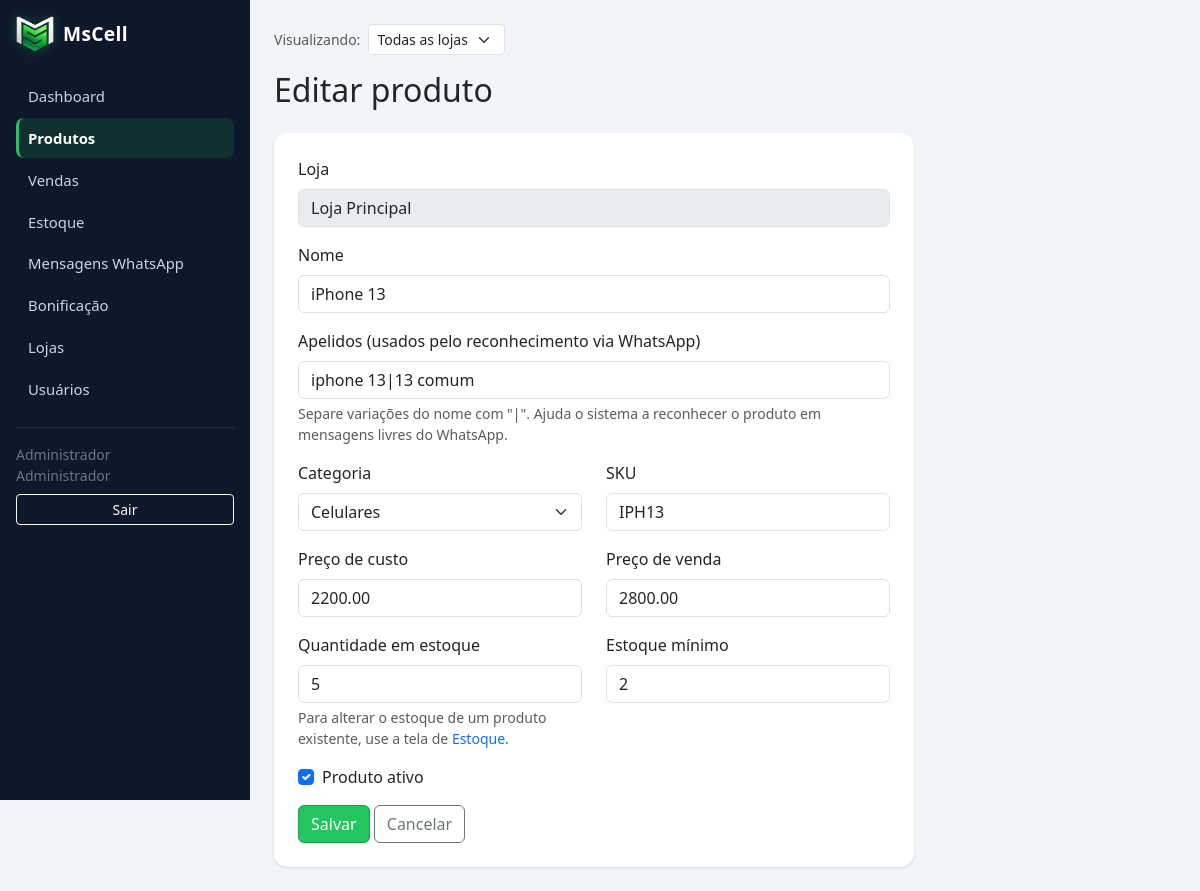
The app's page /produtos/form.php?id=2 (signed in) with its own data.
### tables this page shows
CREATE TABLE produtos (
    id                  INT UNSIGNED AUTO_INCREMENT PRIMARY KEY,
    loja_id             INT UNSIGNED NOT NULL,
    nome                VARCHAR(150) NOT NULL,
    apelidos            VARCHAR(255) NULL,
    categoria_id        INT UNSIGNED NULL,
    sku                 VARCHAR(60) NULL,
    preco_custo         DECIMAL(10,2) NOT NULL DEFAULT 0,
    preco_venda         DECIMAL(10,2) NOT NULL DEFAULT 0,
    quantidade_estoque  INT NOT NULL DEFAULT 0,
    estoque_minimo      INT NOT NULL DEFAULT 0,
    ativo               TINYINT(1) NOT NULL DEFAULT 1,
    criado_em           DATETIME NOT NULL DEFAULT CURRENT_TIMESTAMP,
    atualizado_em       DATETIME NOT NULL DEFAULT CURRENT_TIMESTAMP ON UPDATE CURRENT_TIMESTAMP,
    CONSTRAINT fk_produtos_categoria FOREIGN KEY (categoria_id) REFERENCES categorias(id)
        ON DELETE SET NULL,
    CONSTRAINT fk_produtos_loja FOREIGN KEY (loja_id) REFERENCES lojas(id),
    INDEX idx_produtos_nome (nome),
    INDEX idx_produtos_ativo (ativo),
    INDEX idx_produtos_loja (loja_id)
);

CREATE TABLE lojas (
    id               INT UNSIGNED AUTO_INCREMENT PRIMARY KEY,
    nome             VARCHAR(120) NOT NULL,
    endereco         VARCHAR(255) NULL,
    numero_whatsapp  VARCHAR(30) NULL UNIQUE,
    ativa            TINYINT(1) NOT NULL DEFAULT 1,
    criado_em        DATETIME NOT NULL DEFAULT CURRENT_TIMESTAMP
);

CREATE TABLE categorias (
    id      INT UNSIGNED AUTO_INCREMENT PRIMARY KEY,
    nome    VARCHAR(80) NOT NULL UNIQUE
);

### src/autoload.php (called while the page is built, shortened)
<?php
spl_autoload_register(function (string $class): void {
    $prefix = 'MsCell\\';
    $relative = substr($class, strlen($prefix));
    $path = __DIR__ . DIRECTORY_SEPARATOR . str_replace('\\', DIRECTORY_SEPARATOR, $relative) . '.php';
});

### src/Services/AuthService.php (called while the page is built, shortened)
<?php
class AuthService
{
    public static function papelAtual(): ?string
    {
        return $_SESSION['usuario_papel'] ?? null;
    }
    public static function podeVerTodasLojas(): bool
    {
        return self::papelAtual() === Usuario::PAPEL_ADMIN;
    }
}

### src/Config/Env.php (called while the page is built, shortened)
<?php
class Env
{
    public static function get(string $key, ?string $default = null): ?string
    {
        $value = $_ENV[$key] ?? getenv($key);
        return $value === false || $value === null ? $default : $value;
    }
}

### src/Config/Database.php (called while the page is built, shortened)
<?php
class Database
{
    private static ?PDO $instance = null;
    public static function getConnection(): PDO
    {
        if (self::$instance !== null) {
            return self::$instance;
        }
        $host = Env::get('DB_HOST', 'localhost');
        $port = Env::get('DB_PORT', '3306');
        $name = Env::get('DB_NAME', 'mscell');
        $user = Env::get('DB_USER', 'mscell_app');
        $pass = Env::get('DB_PASS', '');
        $socket = Env::get('DB_SOCKET');
        $dsn = $socket
            ? "mysql:unix_socket={$socket};dbname={$name};charset=utf8mb4"
            : "mysql:host={$host};port={$port};dbname={$name};charset=utf8mb4";
        try {
            self::$instance = new PDO($dsn, $user, $pass, [
                PDO::ATTR_ERRMODE => PDO::ERRMODE_EXCEPTION,
                PDO::ATTR_DEFAULT_FETCH_MODE => PDO::FETCH_ASSOC,
                PDO::ATTR_EMULATE_PREPARES => false,
            ]);
        } catch (PDOException $e) {
            error_log('[MsCell] Falha na conexao com o banco: ' . $e->getMessage());
            throw new PDOException('Nao foi possivel conectar ao banco de dados.', (int) $e->getCode());
        }
        return self::$instance;
    }
}

### src/Models/Produto.php (called while the page is built, shortened)
<?php
class Produto
{
    public static function buscarPorId(int $id, ?int $lojaId = null): ?array
    {
        $sql = 'SELECT p.*, c.nome AS categoria_nome, l.nome AS loja_nome
                FROM produtos p
                LEFT JOIN categorias c ON c.id = p.categoria_id
                LEFT JOIN lojas l ON l.id = p.loja_id
                WHERE p.id = ?';
        $params = [$id];
        $stmt = Database::getConnection()->prepare($sql);
        $stmt->execute($params);
        return $stmt->fetch() ?: null;
    }
    public static function categorias(): array
    {
        return Database::getConnection()
            ->query('SELECT id, nome FROM categorias ORDER BY nome')
            ->fetchAll();
    }
}

### public/produtos/form.php (the view, shortened to what this page needs)
<?php
$podeVerCusto = AuthService::papelAtual() === 'admin';
$id = isset($_GET['id']) ? (int) $_GET['id'] : null;
$restricaoLoja = AuthService::podeVerTodasLojas() ? null : AuthService::lojaId();
$produto = $id ? Produto::buscarPorId($id, $restricaoLoja) : null;
$categorias = Produto::categorias();
require __DIR__ . '/../partials/head.php';
require __DIR__ . '/../partials/layout_start.php';
?>
<h2 class="mb-4"><?= $id ? 'Editar produto' : 'Novo produto' ?></h2>
<div class="card card-stat p-4" style="max-width: 640px;">
    <form method="post" action="/produtos/form.php<?= $id ? '?id=' . $id : '' ?>">
        <?php if ($id): ?>
            <div class="mb-3">
                <label class="form-label">Loja</label>
                <input type="text" class="form-control" value="<?= htmlspecialchars($produto['loja_nome'] ?? '') ?>" disabled>
            </div>
        <?php endif; ?>
        <div class="mb-3">
            <label class="form-label">Nome</label>
            <input type="text" name="nome" class="form-control" required
                   value="<?= htmlspecialchars($produto['nome'] ?? '') ?>">
        </div>
        <div class="mb-3">
            <label class="form-label">Apelidos (usados pelo reconhecimento via WhatsApp)</label>
            <input type="text" name="apelidos" class="form-control"
                   placeholder="ex: iphone 15 pro max|15 pro max|15pm"
                   value="<?= htmlspecialchars($produto['apelidos'] ?? '') ?>">
            <div class="form-text">Separe variações do nome com "|". Ajuda o sistema a reconhecer o produto em mensagens livres do WhatsApp.</div>
        </div>
        <div class="row">
            <div class="col-md-6 mb-3">
                <label class="form-label">Categoria</label>
                <select name="categoria_id" class="form-select">
                    <?php foreach ($categorias as $c): ?>
                        <option value="<?= (int) $c['id'] ?>" <?= ($produto['categoria_id'] ?? null) == $c['id'] ? 'selected' : '' ?>>
                            <?= htmlspecialchars($c['nome']) ?>
                        </option>
                    <?php endforeach; ?>
                </select>
            </div>
            <div class="col-md-6 mb-3">
                <label class="form-label">SKU</label>
                <input type="text" name="sku" class="form-control" value="<?= htmlspecialchars($produto['sku'] ?? '') ?>">
            </div>
        </div>
        <div class="row">
            <?php if ($podeVerCusto): ?>
            <div class="col-md-6 mb-3">
                <label class="form-label">Preço de custo</label>
                <input type="text" name="preco_custo" class="form-control" required
                       value="<?= htmlspecialchars((string) ($produto['preco_custo'] ?? '0')) ?>">
            </div>
            <?php endif; ?>
            <div class="<?= $podeVerCusto ? 'col-md-6' : 'col-md-12' ?> mb-3">
                <label class="form-label">Preço de venda</label>
                <input type="text" name="preco_venda" class="form-control" required
                       value="<?= htmlspecialchars((string) ($produto['preco_venda'] ?? '0')) ?>">
            </div>
        </div>
        <div class="row">
            <div class="col-md-6 mb-3">
                <label class="form-label">Quantidade em estoque</label>
                <input type="number" name="quantidade_estoque" class="form-control" min="0"
                       <?= $id ? 'readonly' : '' ?>
                       value="<?= htmlspecialchars((string) ($produto['quantidade_estoque'] ?? '0')) ?>">
                <?php if ($id): ?>
                    <div class="form-text">Para alterar o estoque de um produto existente, use a tela de <a href="/estoque/index.php">Estoque</a>.</div>
                <?php endif; ?>
            </div>
            <div class="col-md-6 mb-3">
                <label class="form-label">Estoque mínimo</label>
                <input type="number" name="estoque_minimo" class="form-control" min="0"
                       value="<?= htmlspecialchars((string) ($produto['estoque_minimo'] ?? '0')) ?>">
            </div>
        </div>
        <?php if ($id): ?>
        <div class="form-check mb-3">
            <input type="checkbox" name="ativo" class="form-check-input" id="ativo"
                   <?= ($produto['ativo'] ?? 1) ? 'checked' : '' ?>>
            <label class="form-check-label" for="ativo">Produto ativo</label>
        </div>
        <?php endif; ?>
        <button type="submit" class="btn btn-mscell">Salvar</button>
        <a href="/produtos/index.php" class="btn btn-outline-secondary">Cancelar</a>
    </form>
</div>
<?php
require __DIR__ . '/../partials/layout_end.php';
require __DIR__ . '/../partials/foot.php';

### public/assets/css/mscell.css (style rules this page uses)
:root { --mscell-navy: #0f172a; --mscell-navy-light: #1c2b45; --mscell-accent: #22c55e; --mscell-accent-dark: #16a34a; --mscell-accent-soft: rgba(34, 197, 94, .14); --mscell-bg: #f1f5f9; }
* { box-sizing: border-box; }
body { background-color: var(--mscell-bg); }
a { text-decoration: none; }
.btn-mscell { background-color: var(--mscell-accent); border-color: var(--mscell-accent-dark); color: #fff; font-weight: 500; }
.btn, .form-control, .form-select { transition: box-shadow .15s ease, border-color .15s ease, background-color .15s ease; }
.card-stat { border: none; border-radius: .85rem; box-shadow: 0 1px 3px rgba(15, 23, 42, .06), 0 1px 2px rgba(15, 23, 42, .08); overflow-x: auto; }

### records on screen
produtos: loja.nome "Loja Principal", nome "iPhone 13", apelidos "iphone 13|13 comum", categoria_id "Celulares", sku "IPH13", preco_custo "2200.00", preco_venda "2800.00", quantidade_estoque "5", estoque_minimo "2", ativo "☑"

### other values on screen
$item['label'] "Dashboard"
$item['label'] "Produtos"
$item['label'] "Vendas"
$item['label'] "Estoque"
$item['label'] "Mensagens WhatsApp"
$item['label'] "Bonificação"
$item['label'] "Lojas"
$item['label'] "Usuários"
$_SESSION['usuario_nome'] "Administrador"
